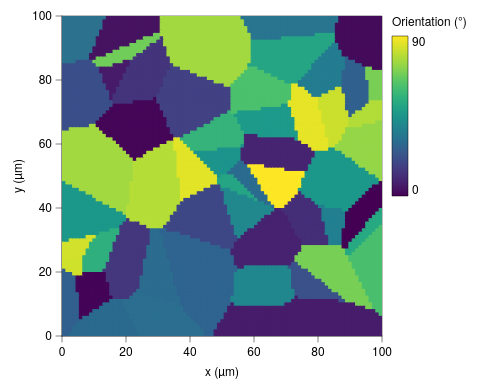

Source (Vega-Lite JSON):
### Vega-Lite specification from a JSON file in a GitHub repository (floating-point values rounded to 4 significant figures; data arrays with more than 128 entries replaced by an {"elided": "..."} marker saying what was removed)
{"background": null, "config": {"arc": {"fill": "#DBDBDB", "fillOpacity": 1.0, "innerRadius": 40.0, "padAngle": 0.03, "stroke": "black", "strokeOpacity": 1, "strokeWidth": 0.25}, "area": {"fill": "#DBDBDB", "fillOpacity": 1.0, "stroke": "black", "strokeOpacity": 1, "strokeWidth": 0.25}, "axis": {"domain": true, "domainCap": "round", "domainColor": "black", "domainWidth": 0.25, "grid": false, "gridCap": "round", "gridColor": "#F1F1F1", "gridDash": [0, 0], "gridOpacity": 1.0, "gridWidth": 0.25, "labelColor": "black", "labelFont": "Helvetica Neue, HelveticaNeue, Helvetica, Arial, sans-serif", "labelFontSize": 6, "labelFontStyle": "normal", "labelFontWeight": 400, "offset": 0, "ticks": true, "tickCap": "round", "tickColor": "black", "tickRound": false, "tickSize": 3, "tickWidth": 0.25, "titleColor": "black", "titleFont": "Helvetica Neue, HelveticaNeue, Helvetica, Arial, sans-serif", "titleFontSize": 6, "titleFontStyle": "normal", "titleFontWeight": 400}, "axisX": {"domain": true, "labelAlign": "center", "labelAngle": 0, "labels": true, "ticks": true, "translate": 0}, "axisY": {"domain": true, "labelAlign": "right", "labelAngle": 0, "labels": true, "ticks": true, "translate": 0}, "axisRight": {"domain": true, "labelAlign": "left", "labelAngle": 0, "labels": true, "ticks": true, "translate": 0}, "axisTop": {"domain": true, "labelAlign": "center", "labelAngle": 0, "labels": true, "ticks": true, "translate": 0}, "axisBand": {"tickOffset": 0}, "bar": {"fill": "#DBDBDB", "fillOpacity": 1.0, "stroke": "black", "strokeOpacity": 1, "strokeWidth": 0.25}, "boxplot": {"size": 14.4, "ticks": {"cornerRadius": 0.25, "fill": "black", "opacity": 1, "size": 7.2, "thickness": 0.25}, "box": {"fillOpacity": 1.0, "stroke": "black", "strokeOpacity": 1, "strokeWidth": 0.25}, "median": {"cornerRadius": 0, "fill": "black", "fillOpacity": 1.0, "opacity": 1, "size": 14.4, "thickness": 0.25}, "rule": {"fill": "black", "fillOpacity": 1.0, "size": 16.0, "stroke": "black", "strokeDash": [0, 0], "strokeOpacity": 1, "strokeWidth": 0.25}, "outliers": {"color": "black", "fill": "black", "fillOpacity": 1.0, "size": 0, "stroke": "black", "strokeOpacity": 1, "strokeWidth": 0.25}}, "circle": {"fill": "black", "fillOpacity": 1.0, "size": 2.0, "stroke": null, "strokeOpacity": 1, "strokeWidth": 0.25}, "errorband": {"band": {"fillOpacity": 0.6, "stroke": null, "strokeWidth": 0.25, "strokeOpacity": 1}, "borders": {"opacity": 0, "strokeOpacity": 1, "strokeWidth": 0.25}}, "errorbar": {"opacity": 1, "rule": {"strokeDash": [0, 0], "strokeWidth": 0.25}, "ticks": {"color": "black", "cornerRadius": 0.125, "opacity": 1, "size": 9.6, "thickness": 0.25}, "thickness": 0.25}, "font": "Helvetica Neue, HelveticaNeue, Helvetica, Arial, sans-serif", "geoshape": {"fill": "#DBDBDB", "fillOpacity": 1.0, "stroke": "black", "strokeOpacity": 1, "strokeWidth": 0.25}, "header": {"labelColor": "black", "labelFont": "Helvetica Neue, HelveticaNeue, Helvetica, Arial, sans-serif", "labelFontSize": 6, "labelFontStyle": "normal", "labelFontWeight": 400, "titleColor": "black", "titleFont": "Helvetica Neue, HelveticaNeue, Helvetica, Arial, sans-serif", "titleFontSize": 6, "titleFontStyle": "normal", "titleFontWeight": 400, "titlePadding": 0}, "legend": {"disable": false, "offset": 4.5, "titlePadding": 4, "labelOffset": 2, "gradientLabelOffset": 2, "columnPadding": 4, "rowPadding": 2, "gradientLength": 80.0, "gradientThickness": 8.0, "gradientOpacity": 1.0, "gradientStrokeColor": "black", "gradientStrokeWidth": 0.25, "labelColor": "black", "labelFont": "Helvetica Neue, HelveticaNeue, Helvetica, Arial, sans-serif", "labelFontSize": 6, "labelFontStyle": "normal", "labelFontWeight": 400, "strokeColor": "black", "strokeWidth": 0, "symbolSize": 36, "symbolStrokeColor": "black", "symbolStrokeWidth": 0.25, "titleColor": "black", "titleFont": "Helvetica Neue, HelveticaNeue, Helvetica, Arial, sans-serif", "titleFontSize": 6, "titleFontStyle": "normal", "titleFontWeight": 400}, "line": {"color": "black", "stroke": "black", "strokeCap": "butt", "strokeDash": [0, 0], "strokeOpacity": 1, "strokeWidth": 0.5}, "point": {"filled": true, "fill": "#DBDBDB", "fillOpacity": 1.0, "size": 8.0, "stroke": "black", "strokeOpacity": 1, "strokeWidth": 0.25}, "range": {"category": ["#B2B2B2", "#4A7CD3", "#008542", "#664CAF", "#509F98", "#636363", "#284F93", "#005226", "#382864", "#285753"], "diverging": {"scheme": ["#443E60", "#5F597E", "#7C759B", "#9994B6", "#B7B4CC", "#D6D5DC", "#F6F6F6", "#D1DAD9", "#A4C2BF", "#7AA9A4", "#578E89", "#37736E", "#1B5954"]}, "heatmap": {"scheme": ["#440154", "#472270", "#433E82", "#38598C", "#2C728E", "#238A8D", "#24A086", "#39B578", "#5DC862", "#96D646", "#CAE02D", "#FDE724"]}, "ordinal": {"scheme": ["#F1F1F1", "#DBDBDB", "#C6C6C6", "#B2B2B2", "#9D9D9D", "#898989", "#767676", "#636363", "#515151", "#404040", "#2F2F2F", "#1F1F1F"]}, "ramp": {"scheme": ["#440154", "#472270", "#433E82", "#38598C", "#2C728E", "#238A8D", "#24A086", "#39B578", "#5DC862", "#96D646", "#CAE02D", "#FDE724"]}}, "rule": {"color": "black", "stroke": "black", "strokeCap": "round", "strokeDash": [2, 2], "strokeOpacity": 1, "strokeWidth": 0.25}, "scale": {"barBandPaddingInner": 0.1, "rectBandPaddingInner": 0, "tickBandPaddingInner": 0.1, "bandPaddingOuter": 0.1, "bandWithNestedOffsetPaddingInner": 0.2, "bandWithNestedOffsetPaddingOuter": 0.2, "offsetBandPaddingInner": 0, "offsetBandPaddingOuter": 0, "round": false}, "rect": {"fill": "#DBDBDB", "fillOpacity": 1.0, "stroke": "black", "strokeOpacity": 1, "strokeWidth": 0.25}, "square": {"fill": "#DBDBDB", "fillOpacity": 1.0, "size": 16.0, "stroke": "black", "strokeOpacity": 1, "strokeWidth": 0.25}, "text": {"color": "black", "font": "Helvetica Neue, HelveticaNeue, Helvetica, Arial, sans-serif", "fontSize": 6, "fontStyle": "normal", "fontWeight": 400}, "tick": {"color": "black", "cornerRadius": 0.125, "opacity": 1.0, "size": 14.4, "thickness": 0.25}, "title": {"anchor": "middle", "frame": "group", "color": "black", "font": "Helvetica Neue, HelveticaNeue, Helvetica, Arial, sans-serif", "fontSize": 6, "fontStyle": "normal", "fontWeight": 400, "subtitleColor": "black", "subtitleFont": "Helvetica Neue, HelveticaNeue, Helvetica, Arial, sans-serif", "subtitleFontSize": 6, "subtitleFontStyle": "normal", "subtitleFontWeight": 400}, "trail": {"color": "black", "opacity": 1, "size": 0.5}, "view": {"continuousWidth": 160, "continuousHeight": 160, "discreteWidth": 160, "discreteHeight": 160, "fill": null, "stroke": "black", "strokeWidth": 0.25}}, "data": {"name": "data-fc9f28f2a02f928780cb79246fd1f2eb"}, "mark": {"type": "rect", "clip": true, "stroke": null}, "encoding": {"color": {"field": "theta", "title": "Orientation (°)", "type": "quantitative"}, "x": {"field": "x0", "scale": {"domain": [0, 100], "nice": false}, "title": "x (µm)", "type": "quantitative"}, "x2": {"field": "x1"}, "y": {"field": "y0", "scale": {"domain": [0, 100], "nice": false}, "title": "y (µm)", "type": "quantitative"}, "y2": {"field": "y1"}}, "$schema": "https://vega.github.io/schema/vega-lite/v6.4.1.json", "datasets": {"data-fc9f28f2a02f928780cb79246fd1f2eb": {"elided": "9025 records"}}}
